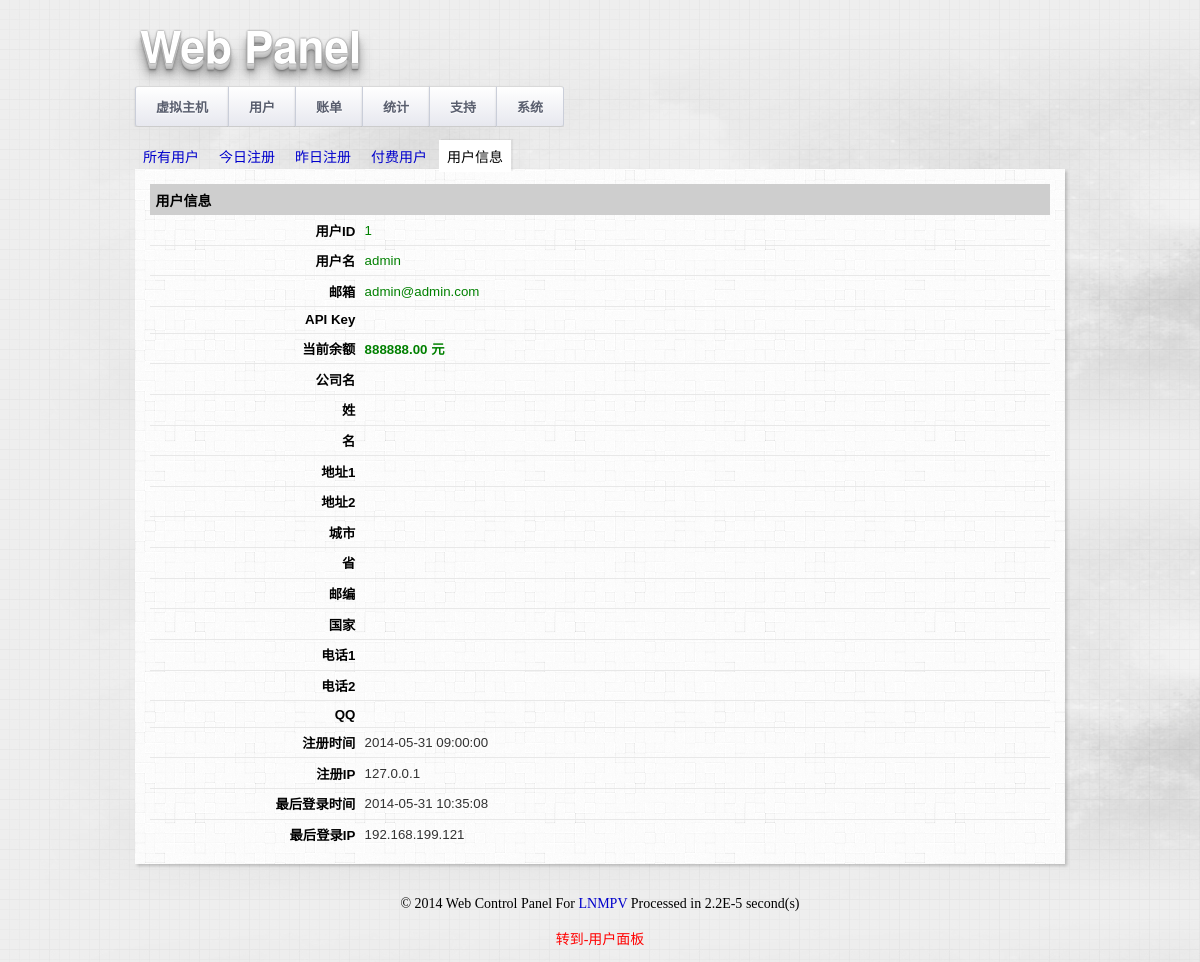
Page /admin_user_info.php?userid=1 (signed in) on the earlier database version.
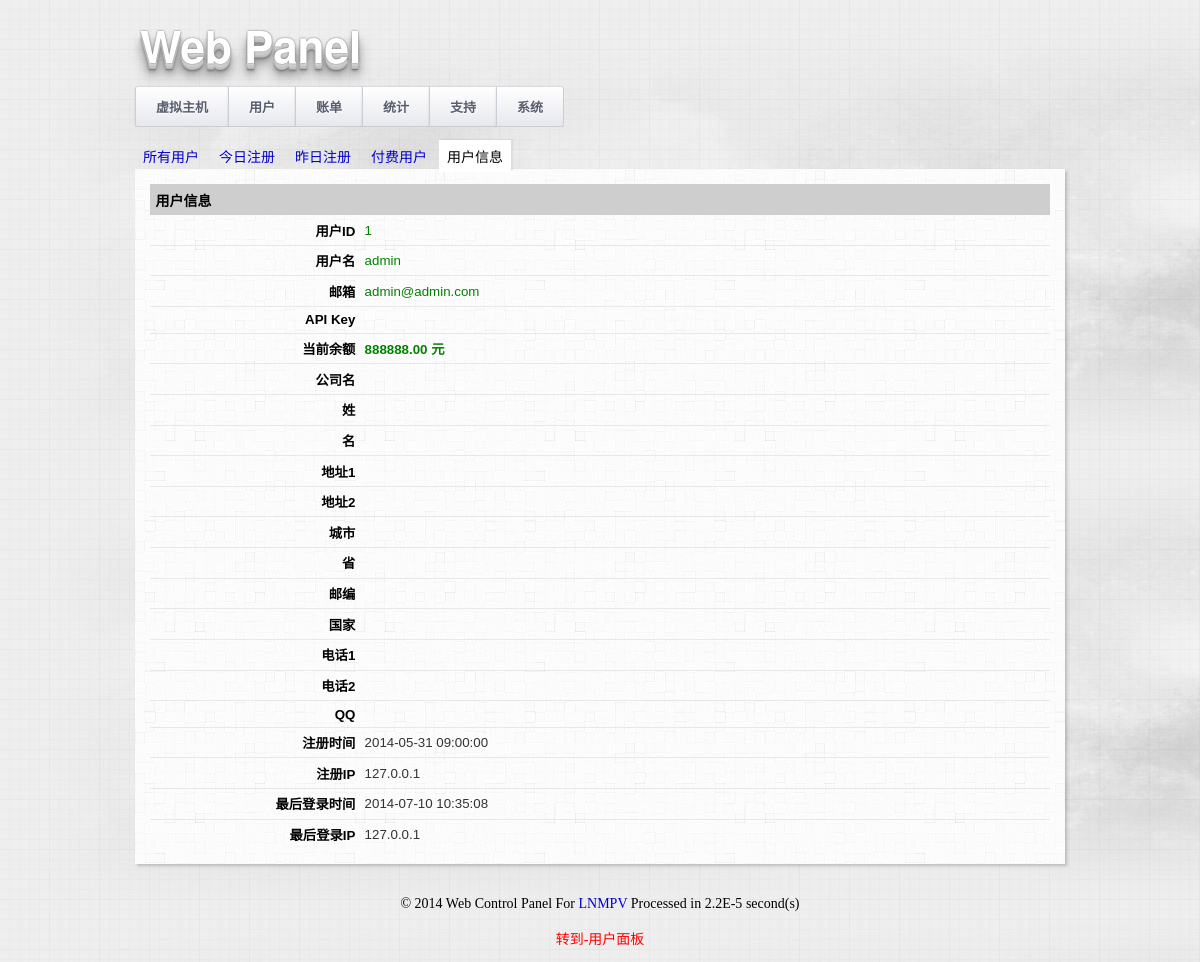
Same page on the later database version.
### tables this page shows
CREATE TABLE IF NOT EXISTS `users_extension` (
  `UserID` int(11) NOT NULL,
  `credit` double NOT NULL,
  `companyname` varchar(255) DEFAULT NULL,
  `email` varchar(255) DEFAULT NULL,
  `firstname` varchar(255) DEFAULT NULL,
  `lastname` varchar(255) DEFAULT NULL,
  `address1` varchar(255) DEFAULT NULL,
  `address2` varchar(255) DEFAULT NULL,
  `city` varchar(255) DEFAULT NULL,
  `state` varchar(255) DEFAULT NULL,
  `zip` varchar(255) DEFAULT NULL,
  `country` varchar(255) DEFAULT NULL,
  `phone1` varchar(255) DEFAULT NULL,
  `phone2` varchar(255) DEFAULT NULL,
  `qq` varchar(255) DEFAULT NULL,
  `regdate` datetime DEFAULT NULL,
  `regip` varchar(255) DEFAULT NULL,
  `lastlogindate` datetime DEFAULT NULL,
  `lastloginip` varchar(255) DEFAULT NULL
);

### function.php (called while the page is built, shortened)
<?php
function money($n){
	return sprintf ("%01.2f", is_numeric($n)?$n:0);
}

### admin_user_info.php (the view, shortened to what this page needs)
<?php
@include_once("header.php");
@include_once("function.php");
$userid = empty($_GET['userid'])?@$_POST['userid']:@$_GET['userid'];
$result_users = mysql_query("select * FROM users WHERE ID=" . $userid);
$row_user = mysql_fetch_array($result_users);
$row_user_extension = mysql_fetch_array(mysql_query("select * FROM users_extension WHERE UserID=" . $row_user['ID']));
?>
<div id="page">
<form name="config_save" id="config_save" action="" method="post" onsubmit="document.getElementById('confirmed').disabled = true;">
<table class="list">
	<tr>
		<th colspan="3">用户信息</th>
	</tr>
	<tr class="list_entry">
		<td class="table_form_header">用户ID</td>
		<td><span style="color: green"><?php echo $row_user['ID']; ?></span><br /></td>
		<td class="hint"></td>
	</tr>
	<tr class="list_entry">
		<td class="table_form_header">用户名</td>
		<td><span style="color: green"><?php echo $row_user['username']; ?></span><br /></td>
		<td class="hint"></td>
	</tr>
	<tr class="list_entry">
		<td class="table_form_header">邮箱</td>
		<td><span style="color: green"><?php echo $row_user['email']; ?></span><br /></td>
		<td class="hint"></td>
	</tr>
	<tr class="list_entry">
		<td class="table_form_header">API Key</td>
		<td><span style="color: green"><?php echo $row_user['api_key']; ?></span><br /></td>
		<td class="hint"></td>
	</tr>
	<tr class="list_entry">
		<td class="table_form_header">当前余额</td>
		<td><a href="admin_user_balance.php?userid=<?php echo $row_user_extension['UserID']; ?>"><span style="color: green; font-weight: bold"><?php echo money($row_user_extension['credit']); ?> 元</span></a><br /></td>
		<td class="hint"></td>
	</tr>
	<tr class="list_entry">
		<td class="table_form_header">公司名</td>
		<td><?php echo ($row_user_extension['companyname']); ?> <br /></td>
		<td class="hint"></td>
	</tr>
	<tr class="list_entry">
		<td class="table_form_header">姓</td>
		<td><?php echo ($row_user_extension['firstname']); ?> <br /></td>
		<td class="hint"></td>
	</tr>
	<tr class="list_entry">
		<td class="table_form_header">名</td>
		<td><?php echo ($row_user_extension['lastname']); ?> <br /></td>
		<td class="hint"></td>
	</tr>
	<tr class="list_entry">
		<td class="table_form_header">地址1</td>
		<td><?php echo ($row_user_extension['address1']); ?> <br /></td>
		<td class="hint"></td>
	</tr>
	<tr class="list_entry">
		<td class="table_form_header">地址2</td>
		<td><?php echo ($row_user_extension['address2']); ?> <br /></td>
		<td class="hint"></td>
	</tr>
	<tr class="list_entry">
		<td class="table_form_header">城市</td>
		<td><?php echo ($row_user_extension['city']); ?> <br /></td>
		<td class="hint"></td>
	</tr>
	<tr class="list_entry">
		<td class="table_form_header">省</td>
		<td><?php echo ($row_user_extension['state']); ?> <br /></td>
		<td class="hint"></td>
	</tr>
	<tr class="list_entry">
		<td class="table_form_header">邮编</td>
		<td><?php echo ($row_user_extension['zip']); ?> <br /></td>
		<td class="hint"></td>
	</tr>
	<tr class="list_entry">
		<td class="table_form_header">国家</td>
		<td><?php echo ($row_user_extension['country']); ?> <br /></td>
		<td class="hint"></td>
	</tr>
	<tr class="list_entry">
		<td class="table_form_header">电话1</td>
		<td><?php echo ($row_user_extension['phone1']); ?> <br /></td>
		<td class="hint"></td>
	</tr>
	<tr class="list_entry">
		<td class="table_form_header">电话2</td>
		<td><?php echo ($row_user_extension['phone2']); ?> <br /></td>
		<td class="hint"></td>
	</tr>
	<tr class="list_entry">
		<td class="table_form_header">QQ</td>
		<td><?php echo ($row_user_extension['qq']); ?> <br /></td>
		<td class="hint"></td>
	</tr>
	<tr class="list_entry">
		<td class="table_form_header">注册时间</td>
		<td><?php echo ($row_user_extension['regdate']); ?> <br /></td>
		<td class="hint"></td>
	</tr>
	<tr class="list_entry">
		<td class="table_form_header">注册IP</td>
		<td><?php echo ($row_user_extension['regip']); ?> <br /></td>
		<td class="hint"></td>
	</tr>
	<tr class="list_entry">
		<td class="table_form_header">最后登录时间</td>
		<td><?php echo ($row_user_extension['lastlogindate']); ?> <br /></td>
		<td class="hint"></td>
	</tr>
	<tr class="list_entry">
		<td class="table_form_header">最后登录IP</td>
		<td><?php echo ($row_user_extension['lastloginip']); ?> <br /></td>
		<td class="hint"></td>
	</tr>
</table>
</div>
<?php @include_once("footer.php") ?>

Differences in the rows shown:
changed users_extension: lastlogindate "2014-05-31 10:35:08" → "2014-07-10 10:35:08"; lastloginip "192.168.199.121" → "127.0.0.1"
